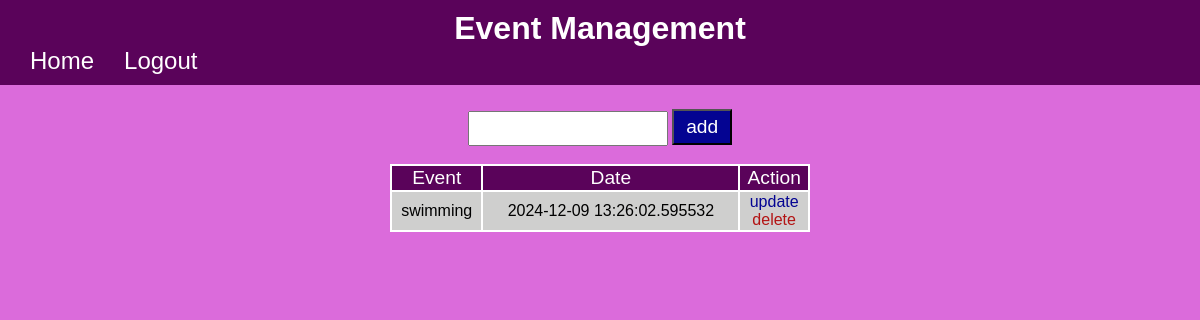
Screenshot of /home (signed in) with the database file from the repository.
### website/models.py (models this page shows)
class Event(db.Model):
    id = db.Column(db.Integer, primary_key=True)
    content = db.Column(db.String(60))
    due_date = db.Column(db.DateTime, default=datetime.utcnow())
    user_id = db.Column(db.Integer, db.ForeignKey('user.id'), nullable = False)

### website/views.py (the view, shortened to what this page needs)
@views.route('/home', methods=['POST', 'GET'])
@login_required
def home():
    return render_template('home.html', user=current_user)

### website/__init__.py (called while the page is built)
def create_app():
    app = Flask(__name__, template_folder="template")
    app.config['SQLALCHEMY_DATABASE_URI'] = f'sqlite:///{DATA_BN}'
    app.config['SECRET_KEY'] = 'abcdefghijk'
    db.init_app(app)
    from website.views import views
    from website.auth import auth
    app.register_blueprint(auth, url_prefix='/')
    app.register_blueprint(views, url_prefix='/')
    from website.models import User, Event
    with app.app_context():
        db.create_all()
    login_manager = LoginManager()
    login_manager.login_view = 'auth.login'
    login_manager.init_app(app)
    @login_manager.user_loader
    def load_user(id):
        return User.query.get(int(id))
    return app

### website/template/home.html (shortened to what this page needs)
{% extends 'base.html' %}
{% block content %}
<div class="content" align="center" >
    <br>
    <form  method="POST" align="center">
        <div>
            <input type="text" name="content" id="content" >
            <button type="submit" id="button" >add</button>
        </div>
    </form>
    <br>
    <table id="table">
        <thead align='center' id="thead">
            <td>Event</td>
            <td>Date</td>
            <td>Action</td>
        </thead>
        <tbody align="center" id="tbody">
            {% for event in user.events %}
                <tr id="table-row">
                    <td>{{ event.content }}</td>
                    <td>{{ event.due_date.date() }}  {{ event.due_date.time() }}</td>
                    <td style="text-align:center;">
                        <a id="update" href="/update/{{event.id}}" >update</a>
                        <br>
                        <a id="delete" href="/delete/{{event.id}}" >delete</a>
                    </td>
                </tr>
            {% endfor %}
        </tbody>
    </table>
    <br>
</div>
{% endblock %}

### website/static/base.css (style rules this page uses)
body { background-color: rgb(219, 107, 219); background-size: cover; box-sizing: border-box; background-position: center; font-family: sans-serif; padding: 0%; margin: 0%; }
#table { padding:0px; background-color:white; width:70%; }
#thead { background-color: rgb(90, 3, 90); width:100%; font-size:larger; color: white; }
#tbody { background-color: #cfcfce; }
#update { text-decoration:none; color:rgb(4, 4, 146); text-align:center; }
#delete { text-decoration:none; color:rgb(179, 20, 20); text-align:center; }
#button { background-color: rgb(4, 4, 146); color:white; width: 10%; padding:5px; font-size:larger; }
.content { width:50%; padding: 6px; }
button { background-color: rgb(90, 3, 90); color:white; width:7%; padding:4px; font-size:larger; }
div input { width: 30%; padding:8px; }

### rows the page displays
Event: content "swimming", due_date "2024-12-09", due_date.time "13:26:02.595532"
